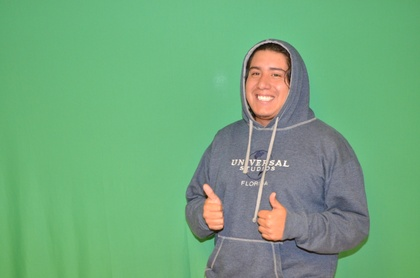
%> input picture Practica 4 - Transformación entre modelos de colores/garfias2.JPG, 420 x 278 px, shrunk from 3696 x 2448 before the run
$ octave practica4_conversion.m   (GNU Octave 9; MATLAB toolbox functions it lacks are replaced by stand-ins)
%> lines starting %> are read from the running program, lines starting %| are printed output that depends on the picture
% GARFIAS LOPEZ JOSE DE JESUS
% COLOR CONVERSION


% % % % % % % % % % % % % % % % % % % % % % % % % % % % %
% RGB to CMY                                            %
% % % % % % % % % % % % % % % % % % % % % % % % % % % % %
clear all, close all,clc
F=imread('garfias2.JPG', 'jpg');
%> F is the input picture: size 278x420x3 uint8; mean R, G, B 113.2, 169.4, 124.7
F=im2double(F);
%> F: size 278x420x3 double
r=F(:,:,1);
g=F(:,:,2);
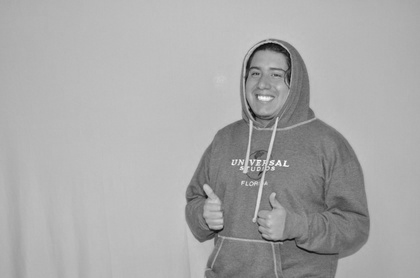
%> g: size 278x420 double; min 0.0353, max 0.992, mean 0.664
b=F(:,:,3);
c=1-r;
m=1-g;
y=1-b;
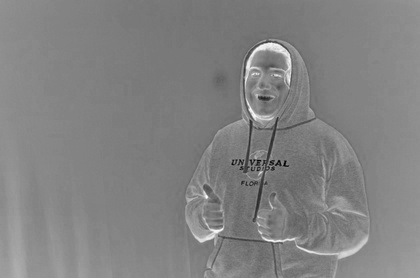
%> y: size 278x420 double; min 0, max 1, mean 0.511
CMY=cat(3,c,m,y);
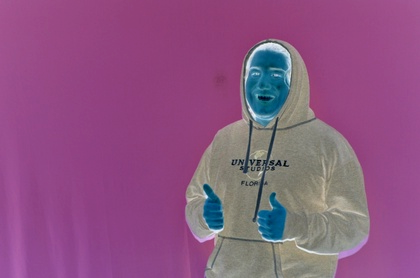
%> CMY: size 278x420x3 double; mean R, G, B 0.556, 0.336, 0.511
figure;
imshow(CMY);
title("CMY");
imwrite(CMY,'practica4_output_cmy.JPG');


% % % % % % % % % % % % % % % % % % % % % % % % % % % % %
% RGB to HSI                                            %
% % % % % % % % % % % % % % % % % % % % % % % % % % % % %
A=double(imread('garfias2.JPG', 'jpg'));
A=A/255;
[W H X]=size(A);
%> W = 278; H = 420; X = 3
SS=zeros(W,H);
for f=1:H
    for c=1:W
    m=min([A(c,f,1) A(c,f,2) A(c,f,3)]);
    SS(c,f)=1-3*m/(A(c,f,1)+A(c,f,2)+A(c,f,3));
    end
end
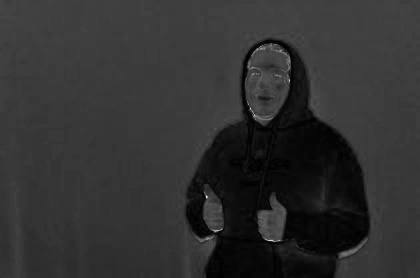
%> SS: size 278x420 double; min 0, max 1, mean 0.194
figure;
imshow(SS);
title("HSI");
imwrite(SS,'practica4_output_hsi.JPG');


% % % % % % % % % % % % % % % % % % % % % % % % % % % % %
% RGB to HSV                                            %
% % % % % % % % % % % % % % % % % % % % % % % % % % % % %
rgbImage = imread('garfias2.JPG', 'jpg');
hsv2=rgb2hsv(rgbImage);
%> hsv2: size 278x420x3 double; mean H, S, V 0.408, 0.36, 0.684
figure;
imshow(hsv2);
title("HSV");
imwrite(hsv2,'practica4_output_hsv.JPG');
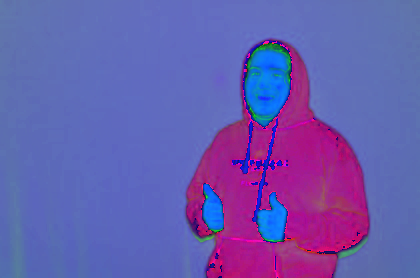
%> saved as practica4_output_hsv.JPG: size 278x420x3 uint8; mean R, G, B 104, 91.7, 174.4

% % % % % % % % % % % % % % % % % % % % % % % % % % % % %
% RGB to YCbCr                                          %
% % % % % % % % % % % % % % % % % % % % % % % % % % % % %
rgbImage = imread('garfias2.JPG', 'jpg');
I2 = rgb2ycbcr(rgbImage);
%> I2: size 278x420x3 uint8; mean of channels 1, 2, 3 142.7, 116.7, 106.5
Y = I2(:,:,1);
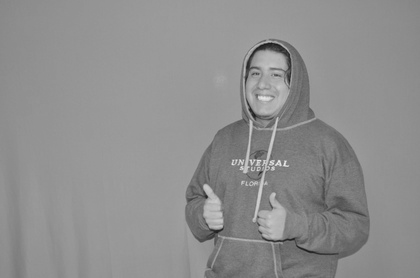
%> Y: size 278x420 uint8; min 25, max 234, mean 142.7
Cb = I2(:,:,2);
Cr = I2(:,:,3);
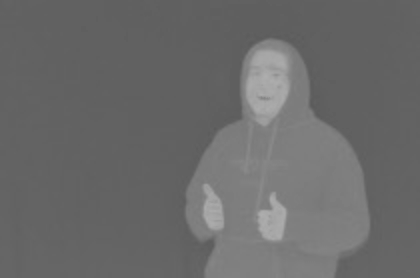
%> Cr: size 278x420 uint8; min 91, max 174, mean 106.5

figure;
imshow(I2);
title("YCbCr");
imwrite(I2,'practica4_output_YCbCr.JPG');
figure;
imshow(Y);
title("YCbCr - Y");
imwrite(Y,'practica4_output_Y.JPG');

figure;
imshow(Cb);
title("YCbCr - Cb");
imwrite(Cb,'practica4_output_Cb.JPG');

figure;
imshow(Cr);
title("YCbCr - Cr");
imwrite(Cr,'practica4_output_Cr.JPG');


% % % % % % % % % % % % % % % % % % % % % % % % % % % % %
% RGB to Escala de grises                               %
% % % % % % % % % % % % % % % % % % % % % % % % % % % % %
A=imread('garfias2.JPG', 'jpg');
[M N L]=size(A);
%> M = 278; N = 420; L = 3
B=zeros(M,N);
gam=.5;
for x=1:M
    for y=1:N
    B(x,y)=0.3*A(x,y,1) +0.59*A(x,y,2)+0.11*A(x,y,3);
    end
end
B=uint8(B);
%> B: size 278x420 uint8
figure;
imshow(B);
title("Escala de grises");
imwrite(B,'practica4_output_Gray.JPG');
